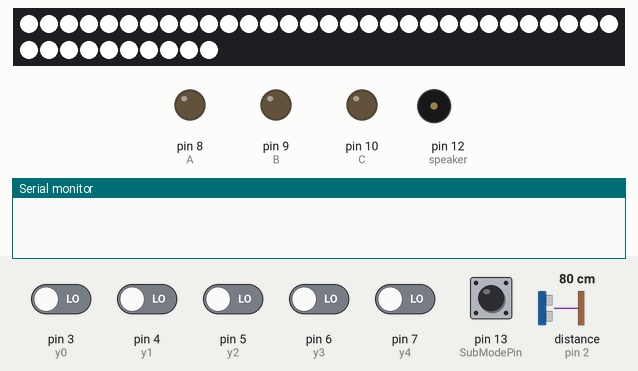
This sketch was run on a simulated Arduino Uno, built with avr-gcc and run on an emulated ATmega328P. On the bench: 40 RGB LEDs in strip order, left to right, continuing on the next row, output pins drawn as LEDs (lit = HIGH), buzzer (waves = sounding), the last lines printed to the serial monitor. Wiring (inferred from the names in the program): range finder with pulse-width output: data pin 2. Dashed ring = blinking. The inputs (shaded band) are chosen by the test bench; at power-on: pin 3 (y0), pin 4 (y1), pin 5 (y2), pin 6 (y3), pin 7 (y4), pin 13 (SubModePin) LOW, distance to the obstacle (sensor on pin 2) 80 cm. Random numbers use the default seed unless the sketch sets one.

Above: at 1.2 s.
1.3 s: pin 3 (y0) driven HIGH
At 1.95 s:
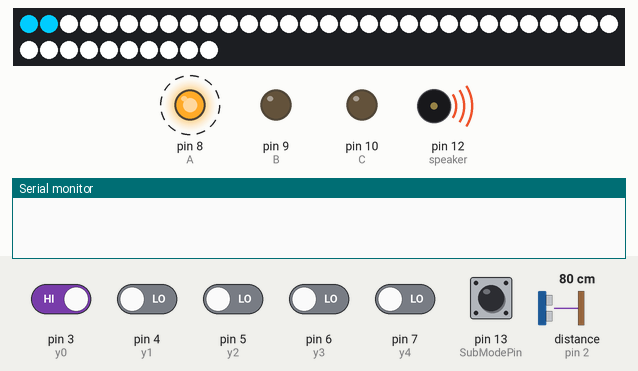
3.8 s: pin 3 (y0) driven LOW
At 6.02 s:
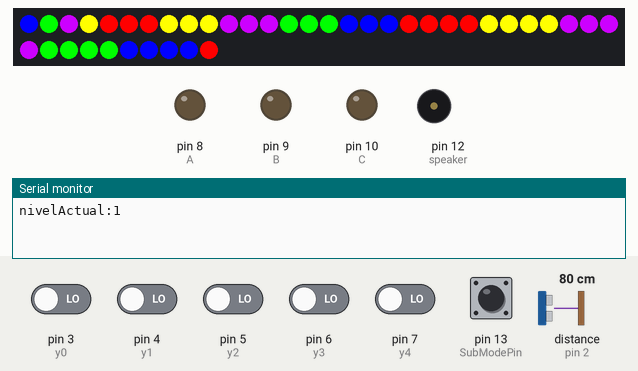
6.2 s: pin 4 (y1) driven HIGH
At 9.03 s:
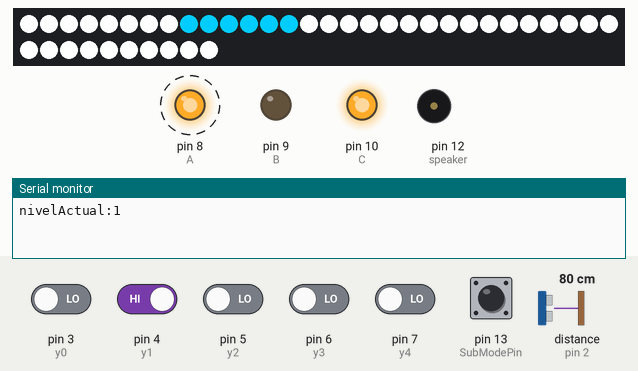
9.2 s: pin 4 (y1) driven LOW
At 10.97 s:
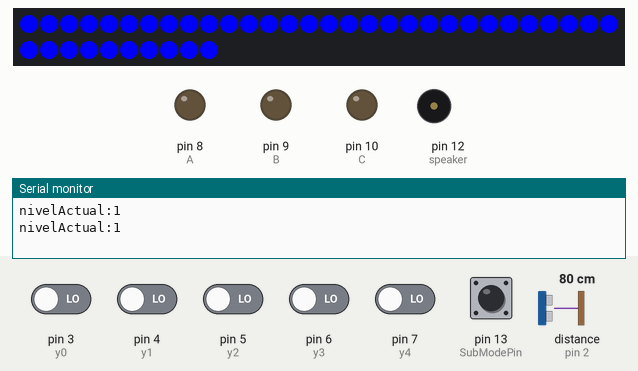
11.6 s: pin 5 (y2) driven HIGH
At 13.44 s:
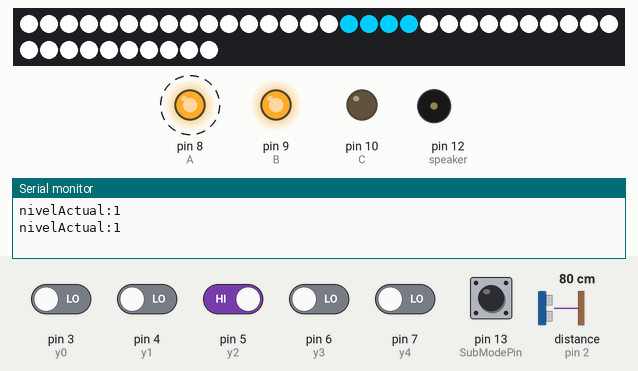
14.6 s: pin 6 (y3) driven HIGH
At 17.96 s:
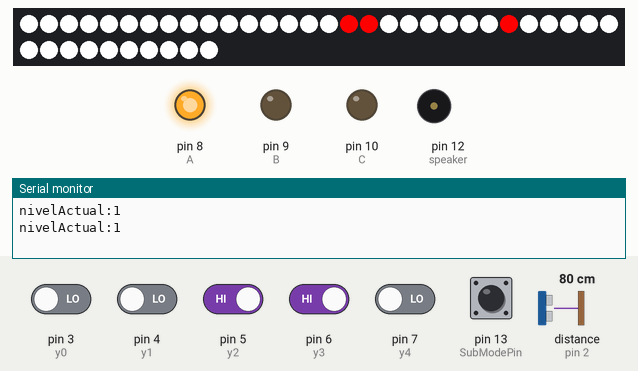
Timing chart, 0 to 26.0 s (numbered marks = the images above; inputs shaded):
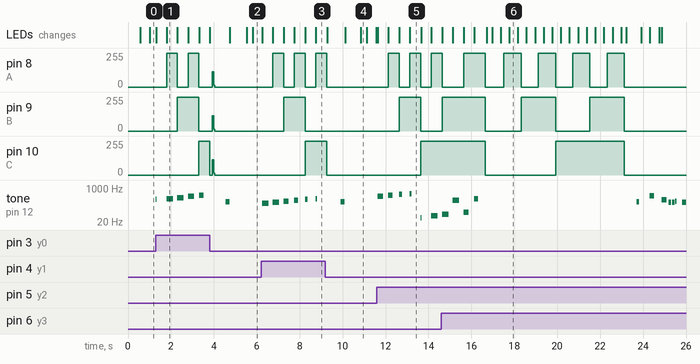

Measured:
- by itself, pin 9 (B): repeats every 3.3 s: 0/255 1.7 s, 255/255 1.6 s
- by itself, tone on pin 12 (speaker): plays 49 Hz for 0.30 s, 247 Hz for 0.29 s, 62 Hz for 0.23 s, 294 Hz for 0.17 s, 200 Hz for 0.10 s, 400 Hz for 0.20 s … (11 notes in this stretch)

The sketch:

MainFinal.ino
```cpp
#include "sensores.h"
#include "leds.h"

//Declaracion de objetos
Leds l;
Sensores sens;
SimonDice s;
Piano pi;

//Adafruit_NeoPixel tira = Adafruit_NeoPixel(nc,11, NEO_GRB + NEO_KHZ800);

//Botones
const int buttonPin = 2;     // the number of the pushbutton pin//black
const int SubModePin = 13;     // the number of the pushbutton pin//GREY

//#define ESTADO_INICIAL  0
#define ESTADO_INICIAL  0
#define ESTADO_LAMPARA  1
#define ESTADO_PIANO    2
#define ESTADO_SENSOR   3
#define ESTADO_SIMON    4

#define SUBMODO_SECTORES 0
#define SUBMODO_COLOR 1
#define SUBMODO_ESPIRAL 2

volatile int modo = 0;
int pAnt = 0;
int subModo = 0;
static int estadoAnt = 0;
static int estadoSig = 1;
static int estadoAct = ESTADO_INICIAL;
bool firstTime = true;
bool firstT = true;
bool gover=false;
int cont = 0;
//Variables para contar el tiempo con millis() dentro de la interrupción
const int Banda = 400;
long bg;

//Variable volatil para la interrupción
volatile int ISR_Cont = 0;
long Time = 0;
int flag=0;


void setup() {
  //Configura las entradas y salidas
  // inicializacion de la tira de leds
  tira.begin();
  tira.show();
  Serial.begin(9600);
  pinMode(buttonPin, INPUT_PULLUP);//BLACK BUTTON
  pinMode(SubModePin, INPUT);  // GREY BUTTON
  //Configura la interrupción en el PIN del pulsador en modo FALLING
  attachInterrupt(digitalPinToInterrupt(buttonPin), InterContador, RISING);
}

void loop() {
  //Esta etapa  incrementa el contador cuando ISR_Cont
  //es modificado dentro de la interrupción
  if (cont != ISR_Cont) {
    cont = ISR_Cont;
  }

  PORTB = B00000000;
  // Control modos
  controlModos();
  // Control submodos
  controlSubModos();

  switch (estadoAct) {
    case ESTADO_INICIAL:
      if (firstTime){
        firstTime = false;
        //startImperialMarch();
        l.OnCupulaColor(AZUL);
      }else{
        l.OnCupulaColor(AZUL);
      }

    break;

    case ESTADO_LAMPARA:
      switch(subModo){
        case SUBMODO_SECTORES:
          firstT=true;
          l.ColorSectors();
          break;
        case SUBMODO_COLOR:
          l.FxOn(1, ROSA);
          l.FxOn(2, AZUL);
          l.FxOn(3, NARANJA);
          break;
        case SUBMODO_ESPIRAL:
          if(firstT){
            l.OnCupula();
            firstT=false;
            for(int i=0;i<nc;i++){
              l.OnLedn(i,colores[random(0, 9)]);
              delay(100);
            }
          }else{
            l.OnLedn(random(0, 39), colores[random(0, 9)]);
            delay(100);
          }
        break;
      }
      break;

    case ESTADO_PIANO:
      pi.piano();
    break;

    case ESTADO_SENSOR:
      if (!firstTime) {
        l.OnCupula();
        firstTime = true;
        sens.ArrayInitialization();
      }else{
        sens.CreativeMode();
      }

    break;

    case ESTADO_SIMON:
      if(firstTime){
        l.OnCupula();
        firstTime=false;
        gover=false;
        s.nivelActual=1;
        s.RandomColors();
        s.SequenceGenerator();
        delay(500);
      }
      s.ShowSequence();
      Serial.print("nivelActual:");
      Serial.print(s.nivelActual);
      Serial.print("\n");
      int flag;
      for(int i=0;i< s.nivelActual; i++){
        flag = 0;
        do{
          s.ReadSequence(flag,i,gover);
        }while(flag == 0 && estadoAnt!=estadoAct);
      }
      if(!gover)
        s.RightSequence();
      break;
  }

}//loop

//Función que se ejecuta cuando se ACTIVA la INTERRUPCIÓN
void InterContador() {
  //Incrementa el contador

   if (millis() - Time > Banda){
      ISR_Cont++;
      estadoAnt = estadoAct;
      Time = millis();
      noTone(speaker);
   }
}

void controlSubModos(){
  bg = digitalRead(SubModePin);
  if((millis() - Time > Banda) && (bg == 1)){
      //if( {
        subModo++;
        //Serial.println(subModo);
      //}
      Time = millis();
   }

  if(subModo == 3){
    subModo = 0;
  }
}

void controlModos(){
  if (pAnt != ISR_Cont) {
    pAnt = ISR_Cont;
    //estadoAnt = estadoAct;
    estadoAct++;
    subModo = 0;

    if (estadoAct == 5) {
      estadoAct = 0;
    }
    flag = 1;
  }
}
```

colors.h
```cpp
#define BLANCO 555
#define ROJO 500
//Para evitar fallos el verde que es 050 y similares, no tienen
//los ceros de la derecha, se sobreentiende que se rellena de 0
//desde la derecha para completar los 3bits
#define VERDE 50
#define AZUL 5
#define NARANJA 521
#define ROSA 412
#define AMARILLO 550
#define FUCSIA 405
#define CIAN 055
#define AGUAMARINA 52
```

leds.cpp
```cpp
#include "leds.h"

//Constructor
Leds::Leds(){
}

int Leds::FindLed(int n){
    int pos;
    //Numero de fila y columna
    //n es el numero que tiene el led en la secuencia de la tira
    if(n<5){
      //Fila con 5 leds
      pos=3*100+n;
    }//Tercera fila
    else if(n>=5 && n<15){
      pos=2*100+n;
    }//Segunda Fila
    else{
      pos=100+n;
    }//Primera fila

    return pos;
}

//Enciende el led segun su posición en la tira
void Leds::OnLedn(int n,int color){
    int r,g,b;
    SetColor(color,r,g,b);
    tira.setPixelColor(n,r,g,b); // Blanco
    tira.show();
}

//Apaga el led en la posicion dada n
void Leds::OffLedn(int n){
    tira.setPixelColor(n,0,0,0); // Apagados
    tira.show();
}

//Subalgoritmo para encender toda la cupula de color BLANCO
void Leds::OnCupula(){
    OnCupulaColor(BLANCO);
}

//Encender cupula entera de un color
void Leds::OnCupulaColor(int color){
    for(int i=0;i<nc;i++)
      OnLedn(i,color);
}

//Subalgoritmo para apagar por completo la cupula
void Leds::OffCupula(){
   for(int i=0;i<nc;i++)
      OffLedn(i);
}

//Subalgoritmo para encender una fila de un color determinado
void Leds::FxOn(int f,int color){
    //Numero de celdas de la fila
    int c=0,i=0;

    switch(f){
      case 3:
        i=0;
        c=5;//Piso 3
        break;
      case 2:
        i=5;
        c=20;//Piso 2
        break;
      case 1:
        i=20;
        c=40;//Piso 1
        break;
      }

    for(i;i<c;i++)
      OnLedn(i,color);
}

void Leds::FxOff(int f){
    //Numero de celdas de la fila
    int c=0,i=0;

    switch(f){
      case 3:
        i=0;
        c=5;//Piso 3
        break;
      case 2:
        i=5;
        c=20;//Piso 2
        break;
      case 1:
        i=20;
        c=40;//Piso 1
        break;
      }

    for(i;i<c;i++)
      OffLedn(i);
}

//Encender sector de la cupula
//La cupula tiene 5 sectores, cada uno compuesto por 8 leds (40/5=8)
void Leds::SectorOn(int i,int color){
    switch(i){
      //SECTOR 1
      case 1:
        OnLedn(i-1,color);
        for(int z=16;z<19;z++)
        OnLedn(z,color);
        for(int z=35;z<39;z++)
        OnLedn(z,color);

        break;

      case 2:
        OnLedn(i-1,color);
        for(int z=13;z<16;z++)
        OnLedn(z,color);
        for(int z=31;z<35;z++)
        OnLedn(z,color);

        break;

      case 3:
        OnLedn(i-1,color);
        for(int z=10;z<13;z++)
        OnLedn(z,color);
        for(int z=27;z<31;z++)
        OnLedn(z,color);

        break;

      case 4:
        OnLedn(i-1,color);
        for(int z=7;z<10;z++)
        OnLedn(z,color);
        for(int z=23;z<27;z++)
        OnLedn(z,color);

        break;

      case 5:
        for(int z=i-1;z<7;z++)
        OnLedn(z,color);
        for(int z=19;z<23;z++)
        OnLedn(z,color);
        OnLedn(39,color);

        break;
      }
}

//Funcion de prueba para ver los sectores de distintos colores
void Leds::ColorSector(){
    SectorOn(0,AZUL);
    SectorOn(1,VERDE);
    SectorOn(2,FUCSIA);
    SectorOn(3,AMARILLO);
    SectorOn(4,AZUL);
}

void Leds::ColorTraduction(int &x){
    switch(x){
      case 0:
        x=0;
        break;
      case 1:
        x=51;
        break;
      case 2:
        x=102;
        break;
      case 3:
        x=204;
        break;
      case 4:
        x=204;
        break;
      case 5:
        x=255;
        break;
    }//switch
  }

//Escoger color
void Leds::SetColor(const int x,int &r,int &g, int &b){
    r=x/100;
    b=x%10;
    g=(x%100)/10;
    ColorTraduction(r);
    ColorTraduction(g);
    ColorTraduction(b);
}

//Modo rave
void Leds::RandomColor(){
  int cont=0;
  for(int i=0;i<nc;i++){
    OnLedn(i,colores[cont]);
    cont++;
    delay(1000);
    if(cont>=10)
      cont=0;
  }
}

void Leds::RaveMood(){
  int cont=0;

  for(int i=0;i<nc;i++){
    OnLedn(i,colores[cont]);
    delay(10);
    cont++;
      for(int i=0;i<nc;i++){
        OnLedn(i,colores[cont]);
        delay(10);
        cont++;
          for(int i=0;i<nc;i++){
             OnLedn(i,colores[cont]);
             delay(10);
             cont++;
              for(int i=0;i<nc;i++){
                OnLedn(i,colores[cont]);
                delay(10);
                cont++;

                if(cont>9)
                  cont=0;
              }//last for

          }
      }
  }
}
//Example mode about how you can use color-sector function
void Leds::ColorSectors(){
  SectorOn(1,AZUL);
  SectorOn(2,VERDE);
  SectorOn(3,FUCSIA);
  SectorOn(4,AMARILLO);
  SectorOn(5,ROJO);
}
```

leds.h
```cpp
#ifndef LEDS_H
#define LEDS_H
//Libreria para el manejo del neopixel
#include <Adafruit_NeoPixel.h>
#include "colors.h"

  //Numero de filas
  #define nc 40
  //Numero de celdas
    //Del 0 al 4 ->3 fila
    //del 5 al 14 -> 2 fila
    //del 15 al 39 -> 1 fila
  #define nf 3
  //NUMERO DE SECTORES
  #define ns 5

  //Brillo de los led
  //Valor por defecto, podemos variarlo de 0 a 250
  #define brillo 30

  static Adafruit_NeoPixel tira = Adafruit_NeoPixel(nc,11, NEO_GRB + NEO_KHZ800);

  //Array de colores
  static int colores[]= {
     ROJO, VERDE, AZUL, ROSA,AMARILLO, FUCSIA, CIAN, AGUAMARINA, NARANJA, BLANCO,
  };

  class Leds{
    private:

    public:

      //Constructor
      Leds();

      //Recibe el numero que representa al led de la tira y lo convierte a piso y numero
      int FindLed(int n);
      //Enciende el led segun su orden dentro de la tira en el color
      //que se recibe como parametro
      void OnLedn(int n,int color);
      //Apaga el led de la posicion n
      void OffLedn(int n);
      //Subalgoritmo para encender toda la cupula de color BLANCO
      void OnCupula();
      //Encender cupula entera de un color
      void OnCupulaColor(int color);
      //Subalgoritmo para apagar por completo la cupula
      void OffCupula();
      //Subalgoritmo para encender filas completas de un color determinado
      void FxOn(int f,int color);
      //Funcion que permite apagar una fila escogida
      void FxOff(int f);
      //Funcion que permite iluminar un sector de los 5, dada su posicion
      //en el color que se escoja
      void SectorOn(int i,int color);
      //Funcion de prueba para ver la cupula iluminada en 5 sectores de
      //Colores ya preestablecidos
      void ColorSector();
      //Traduce el codigo de los colores
      //Mas informacion sobre su codificacion en la libreria de colores
      void ColorTraduction(int &x);
      //Escoger color
      void SetColor(const int x,int &r,int &g, int &b);
      //Enciende uno a uno los leds cada uno de un color distinto
      void RandomColor();
      //RAVE
      void RaveMood();
      //Color Sectors
      void ColorSectors();
  } ;

#endif
```

opening.ino
```cpp
#include "colors.h"
#include "leds.h"
#include "sensores.h"

#define c 261
#define d 294
#define e 329
#define f 349
#define g 391
#define gS 415
#define a 440
#define aS 466
#define b 494
#define cH 523
#define cSH 554
#define dH 587
#define dSH 622
#define eH 659
#define fH 698
#define fSH 740
#define gH 784
#define gSH 830
#define aH 880

void beep (int speaker, int frequencyInHertz, long timeInMilliseconds) {
    l.OnCupulaColor(AZUL);
    // use led to visualize the notes being played

    long delayAmount = (long)(1000000/frequencyInHertz);
    // the lesser delay the higher the note

    long timeInSeconds = timeInMilliseconds*1000;

    long beepDuration = (long)(timeInSeconds / (delayAmount*2));

    tone(speaker,50);
    noTone(speaker);
    for (int i=0; i < beepDuration; i++) {
        digitalWrite(speaker,HIGH);
        delayMicroseconds(delayAmount);
        digitalWrite(speaker,LOW);
        delayMicroseconds(delayAmount);
    }

    l.OffCupula();
    // set led back to low

    delay(20);
    // a little delay to make all notes sound separate
}

void startImperialMarch() {
    // for the sheet music see:
    // http://www.musicnotes.com/sheetmusic/mtd.asp?ppn=MN0016254
    // this is just a translation of said sheet music to frequencies / time in ms
    // used 500 ms for a quart note

    beep(speaker, a, 500);
    beep(speaker, a, 500);
    beep(speaker, a, 500);
    beep(speaker, f, 350);
    beep(speaker, cH, 150);

    beep(speaker, a, 500);
    beep(speaker, f, 350);
    beep(speaker, cH, 150);
    beep(speaker, a, 1000);
    // first bit

    beep(speaker, eH, 500);
    beep(speaker, eH, 500);
    beep(speaker, eH, 500);
    beep(speaker, fH, 350);
    beep(speaker, cH, 150);

    beep(speaker, gS, 500);
    beep(speaker, f, 350);
    beep(speaker, cH, 150);
    beep(speaker, a, 1000);
    //second bit...

//    beep(speaker, aH, 500);
//    beep(speaker, a, 350);
//    beep(speaker, a, 150);
//    beep(speaker, aH, 500);
//    beep(speaker, gSH, 350);
//    beep(speaker, gH, 125);

//    beep(speaker, fSH, 125);
//    beep(speaker, fH, 125);
//    beep(speaker, fSH, 250);
//    delay(250);
//    beep(speaker, aS, 250);
//    beep(speaker, dSH, 500);
//    beep(speaker, dH, 350);
//    beep(speaker, cSH, 125);
//    // start of the interesting bit

//    beep(speaker, cH, 125);
//    beep(speaker, b, 125);
//    beep(speaker, cH, 250);
//    delay(250);
//    beep(speaker, f, 250);
//    beep(speaker, gS, 500);
//    beep(speaker, f, 375);
//    beep(speaker, a, 125);
//
//    beep(speaker, cH, 500);
//    beep(speaker, a, 375);
//    beep(speaker, cH, 125);
//    beep(speaker, eH, 1000);
//    // more interesting stuff
//
//    beep(speaker, aH, 500);
//    beep(speaker, a, 350);
//    beep(speaker, a, 150);
//    beep(speaker, aH, 500);
//    beep(speaker, gSH, 350);
//    beep(speaker, gH, 125);
//
//    beep(speaker, fSH, 125);
//    beep(speaker, fH, 125);
//    beep(speaker, fSH, 250);
//    delay(250);
//    beep(speaker, aS, 250);
//    beep(speaker, dSH, 500);
//    beep(speaker, dH, 350);
//    beep(speaker, cSH, 125);
//    // repeat... repeat
//
//    beep(speaker, cH, 125);
//    beep(speaker, b, 125);
//    beep(speaker, cH, 250);
//    delay(250);
//    beep(speaker, f, 250);
//    beep(speaker, gS, 500);
//    beep(speaker, f, 375);
//    beep(speaker, cH, 125);
//
//    beep(speaker, a, 500);
//    beep(speaker, f, 375);
//    beep(speaker, cH, 125);
//    beep(speaker, a, 1000);
//    // and we're done \ó/
}
```

sensores.h
```cpp
#ifndef SENSORES_H
#define SENSORES_H

#include "colors.h"
#include "leds.h"

//Libreria para el manejo del neopixel
#include <Adafruit_NeoPixel.h>

#define numEntradas 8
#define max 10

//Buzzer Pin
static int speaker=12;
#define NIVEL_MAX 100

// salidas, señales control del mux
static int A = 8;
static int B = 9;
static int C = 10;
// entradas
static int y0 = 3; // salida del mux0
static int y1 = 4; // salida del mux1
static int y2 = 5; // salida del mux2
static int y3 = 6; // salida del mux3
static int y4 = 7; // salida del mux4

// variable para guardar lecturas
static int r0; // lectura del mux0
static int r1; // lectura del mux1
static int r2; // lectura del mux2
static int r3; // lectura del mux3
static int r4; // lectura del mux4

//SONIDO
static int melodia[8] = {262, 196, 196, 220, 196, 0, 247, 262};
static long unsigned duracionNotas[8] = {4, 8, 8, 4, 4, 4, 4, 4};

class Sensores{
  private:
    Leds l;
    void ConfigPines(){
      pinMode(A, OUTPUT);
      pinMode(B, OUTPUT);
      pinMode(C, OUTPUT);
      pinMode(y0, INPUT);
      pinMode(y1, INPUT);
      pinMode(y2, INPUT);
      pinMode(y3, INPUT);
      pinMode(y4, INPUT);
    }

   public:
    //Constructor
    Sensores();

    //Funciones sensores y colores
    //MODO CREATIVA
    void CreativeMode();
    int ArrayLeds[nc];

    void espero(int tiempo);
    void antirrebote(unsigned long retardo);
    void ArrayInitialization();

};//clase

class SimonDice{
  public:
    Leds l;
    // SIMON DICE
    // ----------------------
    int nivelActual = 1;
    int velocidad = 500;
    int secuencia[NIVEL_MAX];
    int secuenciaUsuario[NIVEL_MAX];

    int ColorLeds[nc];

    void RandomColors();
    // ---------------------------

     void tono1();
     void tono2();
     void tono3();
     void tono4();

     void ShowSequence();
     void ReadSequence(int &flag, int i,bool &gover);
     void GAMEOVER();
     void ErrorSequence();
     void RightSequence();
     void SequenceGenerator();

} ;//Fin de la clase

class Piano{
  private:
    Leds l;
    int flag = 0;
    int frec_mux0[max-2] = {
      267, // C4
      294, // D4
      330, // E4
      392, // G4
      440, // A4
      131, // C3
      147, // D3
      165 // E3
    };

    int frec_mux1[max-2] = {
      175, // F3
      196, // G3
      220, // A3
      247, // B3
      267, // C4
      294, // D4
      330, // E4
      349 // F4
    };

    int frec_mux2[max-2] = {
      392, // G4
      440, // A4
      494, // B4
      523, // C5
      33,  // C1
      41,  // E1
      49,  // G1
      62  // B1
    };

    int frec_mux3[max-2] = {
      73,  // D2
      87,  // F2
      110, // A2
      131, // C3
      165, // E3
      196, // G3
      247, // B3
      294 // D4
    };

    int frec_mux4[max-2] = {
      349, // F4
      440, // A4
      523, // C5
      659, // E5
      784, // G5
      988, // B5
      1175, // D6
      1397 // F6
    };

    unsigned long duracion_nota = 300;
    unsigned long tiempo = 0;
    size_t i = 0;
    size_t tamanio = sizeof(frec_mux4) / sizeof(int);
    unsigned long actual = 0;

  public:

    void tocaMux0(int indice);
    void tocaMux1(int indice);
    void tocaMux2(int indice);
    void tocaMux3(int indice);
    void tocaMux4(int indice);
    void piano();
    void espero(int tiempo);
};


#endif
```

Source omitted: sensores.cpp (10244 bytes)
